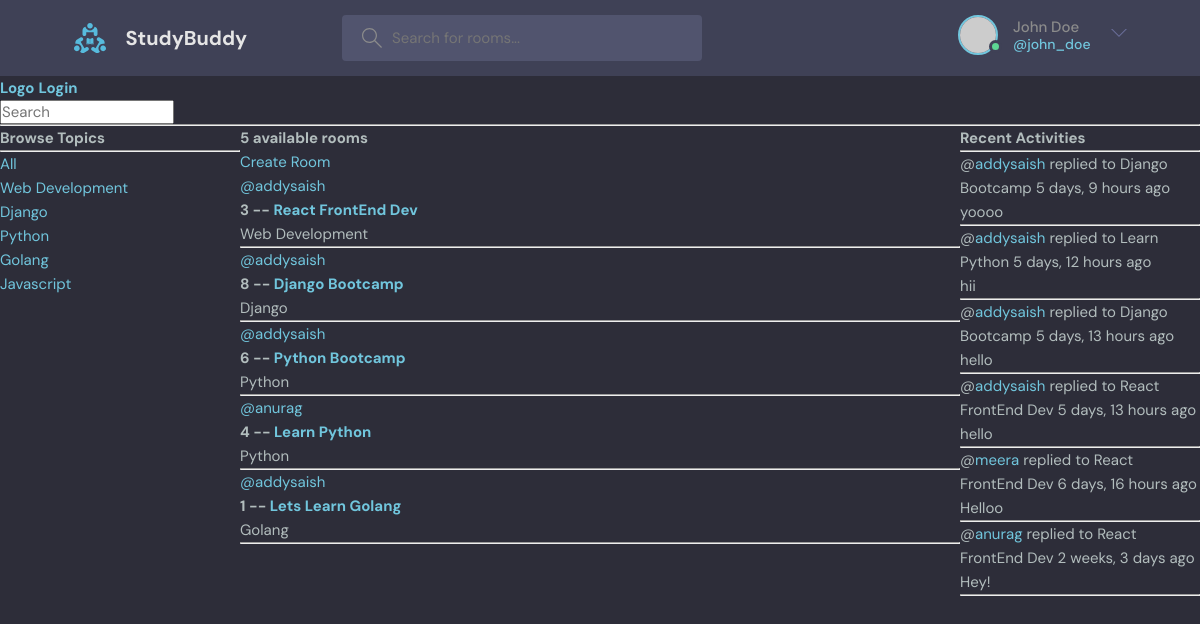
The page / on the database its author committed.
### base/models.py (models this page shows, shortened)
class Topic(models.Model):
    name = models.CharField(max_length=200)

class Room(models.Model):
    host = models.ForeignKey(User, on_delete=models.SET_NULL, null=True)
    topic = models.ForeignKey(Topic,on_delete=models.SET_NULL,null=True)
    name = models.CharField(max_length=200)
    description = models.TextField(null=True,blank=True)
    participants = models.ManyToManyField(User,related_name='participants',blank=True)
    updated = models.DateTimeField(auto_now=True) # Difference between autoNow and autoNow_add auto_now saves timestamp each time the object is updated whereas auto_now_add only saves timestamp when an object is created
    created = models.DateTimeField(auto_now_add=True)
    class Meta:
        ordering = ['-updated','-created'] #the '-' symbol means the ordering in descending order and no '-' means ascending order
    def __str__(self) -> str:
        return str(self.name)

class Message(models.Model):
    user = models.ForeignKey(User , on_delete=models.CASCADE)
    room = models.ForeignKey(Room, on_delete=models.CASCADE) #If a room is deleted, all the children records should be deleted using models.CASCADE command
    body = models.TextField()
    updated = models.DateTimeField(auto_now=True) # Difference between autoNow and autoNow_add auto_now saves timestamp each time the object is updated whereas auto_now_add only saves timestamp when an object is created
    created = models.DateTimeField(auto_now_add=True)
    class Meta:
        ordering = ['-updated','-created']
    def __str__(self) -> str:
        return str(self.body[:50])

### base/views.py (the view)
# urls.py: path('',views.home,name="home"),
def home(request):
    query = request.GET.get('q') if request.GET.get('q') != None else ''
    rooms = Room.objects.filter(Q(topic__name__icontains=query)| Q(name__icontains=query) | Q(description__icontains=query) | Q(host__username__icontains=query))
    topics = Topic.objects.all()
    rooms_count = rooms.count()
    activity_messages = Message.objects.filter(Q(room__topic__name__icontains=query))
    context = {'rooms': rooms, 'topics': topics,'room_count': rooms_count,'activity_messages': activity_messages}
    return render(request,'base/home.html',context)

### base/templates/base/home.html (shortened to what this page needs)
{% extends 'main.html' %} {% block content %}
<div class="home-container">
  <div>{% include 'base/topics_components.html' %}</div>
  <div>
    <h5>{{room_count}} available rooms</h5>
    <a href="{% url 'create-room' %}">Create Room</a>
    {% include 'base/feed_component.html' %}
  </div>
  <div>{% include 'base/activity_conponent.html' %}</div>
</div>
{% endblock content%}

### base/templates/base/topics_components.html
<h3>Browse Topics</h3>
<hr />
<div>
  <a href="{% url 'home' %}">All</a>
</div>
{%for topic in topics %}
<div>
  <a href="{% url 'home' %}?q={{topic.name}}">{{topic.name}}</a>
</div>
{% endfor %}

### base/templates/base/feed_component.html (shortened to what this page needs)
<div>
  {% for room in rooms %}
  <div>
    <a href="{% url 'user-profile' room.host.id %}">@{{room.host.username}}</a>
    <h3>
      {{room.id}} -- <a href="{% url 'room' room.id %}">{{room.name}}</a>
    </h3>
    <small>{{room.topic.name}}</small>
    <hr />
  </div>
  {% endfor %}
</div>

### base/templates/base/activity_conponent.html (shortened to what this page needs)
<h3>Recent Activities</h3>
<hr />
{%for activity in activity_messages %}
<div>
  <small
    >@<a href="{% url 'user-profile' activity.user.id %}">{{activity.user}}</a>
    replied to {{activity.room}}</small
  >
  <small>{{activity.created|timesince}} ago</small>
  <p>{{activity}}</p>
  <hr />
</div>
{% endfor %}

### static/styles/style.css (style rules this page uses)
:root { --color-main: #71c6dd; --color-main-light: #e1f6fb; --color-dark: #3f4156; --color-dark-medium: #51546e; --color-dark-light: #696d97; --color-light: #e5e5e5; --color-gray: #8b8b8b; --color-light-gray: #b2bdbd; --color-bg: #2d2d39; --color-success: #5dd693; --color-error: #fc4b0b; }
* { font-family: "DM Sans", -apple-system, BlinkMacSystemFont, "Segoe UI", Roboto, Oxygen, Ubuntu, Cantarell, "Open Sans", "Helvetica Neue", sans-serif; margin: 0; padding: 0; box-sizing: border-box; text-rendering: optimizeLegibility; font-size: inherit; }
html { font-size: 56.25%; }
@media only screen and (min-width: 1200px) { html { font-size: 62.5%; } }
body { line-height: 1.6; font-weight: 400; font-size: 1.5rem; color: var(--color-light-gray); background-color: var(--color-bg); min-height: 100vh; }
a { display: inline-block; color: var(--color-main); text-decoration: none; }

### templates/navbar.html (style rules this page uses)
h3 { text-transform: capitalize; }

### base/templates/base/home.html (style rules this page uses)
.home-container { display: grid; grid-template-columns: 1fr 3fr 1fr; }

### rows shown on the page
Topic: name "Web Development"
Topic: name "Django"
Topic: name "Python"
Topic: name "Golang"
Topic: name "Javascript"
Room: host.username "addysaish", id "3", name "React FrontEnd Dev", topic.name "Web Development"
Room: host.username "addysaish", id "8", name "Django Bootcamp", topic.name "Django"
Room: host.username "addysaish", id "6", name "Python Bootcamp", topic.name "Python"
Room: host.username "anurag", id "4", name "Learn Python", topic.name "Python"
Room: host.username "addysaish", id "1", name "Lets Learn Golang", topic.name "Golang"
Message: user "addysaish", room "Django Bootcamp", created "5 days, 9 hours", body "yoooo"
Message: user "addysaish", room "Learn Python", created "5 days, 12 hours", body "hii"
Message: user "addysaish", room "Django Bootcamp", created "5 days, 13 hours", body "hello"
Message: user "addysaish", room "React FrontEnd Dev", created "5 days, 13 hours", body "hello"
Message: user "meera", room "React FrontEnd Dev", created "6 days, 16 hours", body "Helloo"
Message: user "anurag", room "React FrontEnd Dev", created "2 weeks, 3 days", body "Hey!"

### other values the page prints
{{ room_count }} "5"
